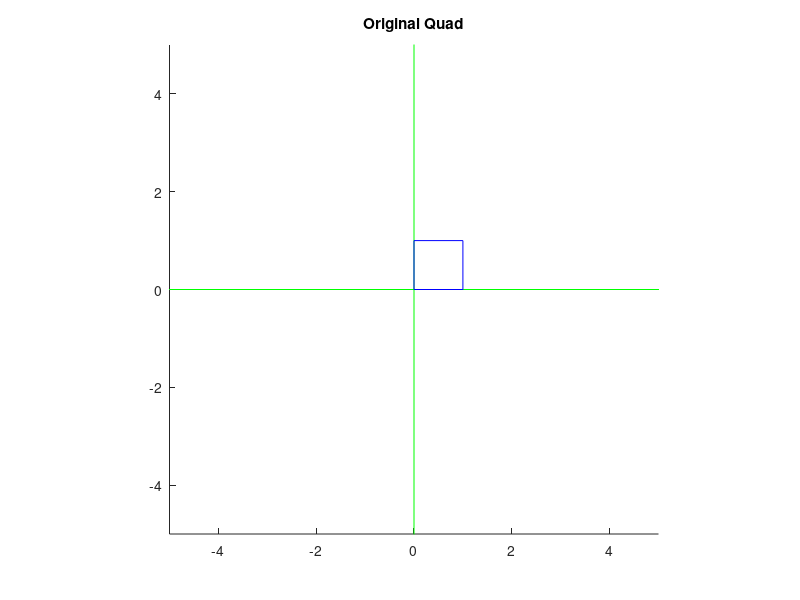
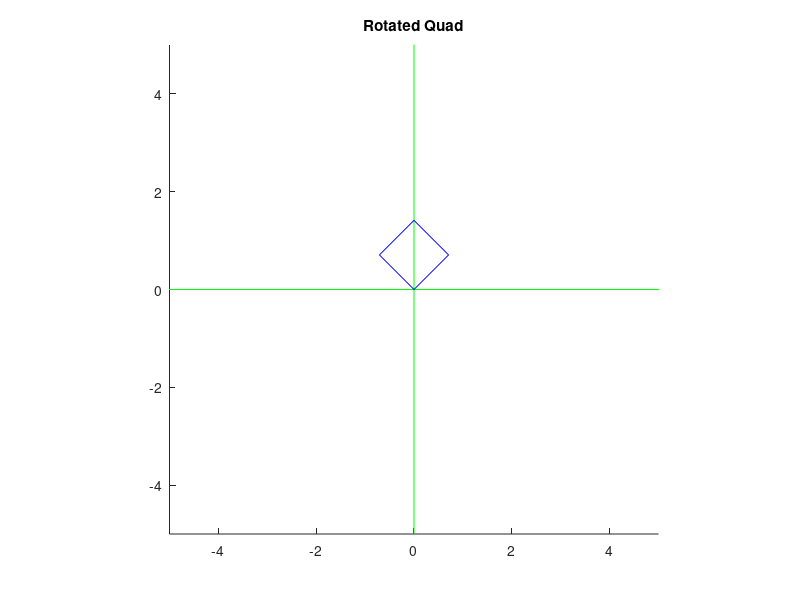
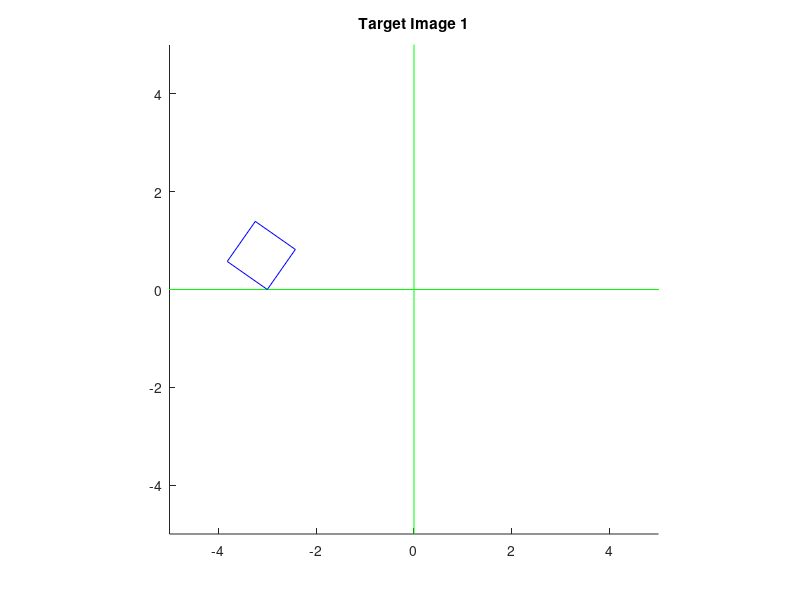
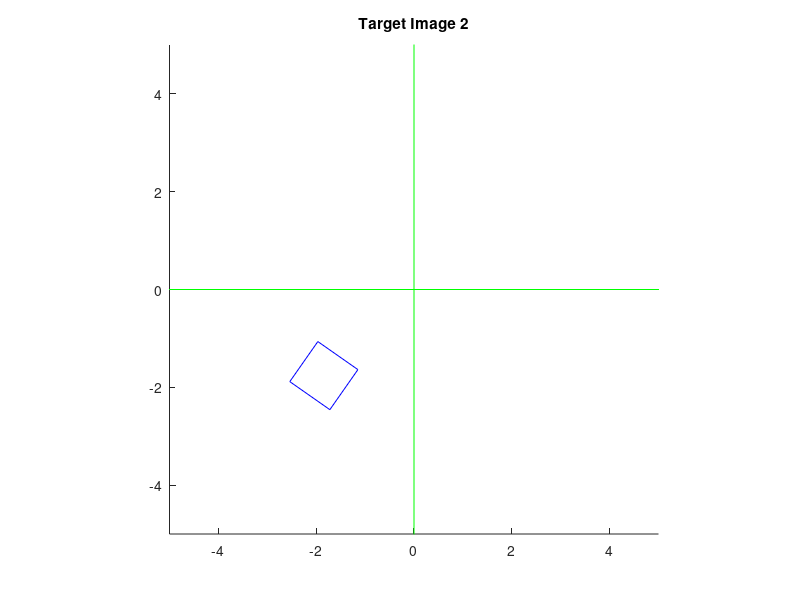

The MATLAB script that drew these images, in order:
%
% Copyright 2019 Vienna University of Technology.
% Institute of Computer Graphics and Algorithms.
%

function[matrix_translate, matrix_rotate, matrix_scale, rotated_vertices, image1_vertices, image2_vertices, image3_vertices, image4_vertices] = Transformations()

%% General Hints:
% If you want to check your implementation you can:
% -) Set a breakpoint to access variables at a certain point in the script.
% You can inspect their contents in the 'Workspace' window to the right.
% -) Leave out the ';' at the end of a statement/line so the result will be
% printed out in the command window.
% -) Do not rename the predefined variables, or else our test-system won't
% work (which is bad for both parties ;) )

close all; % used for closing figures on each re-run

%% I. Transformations and Plotting

% 1) Implement the following matrix functions. They can be found at the
% bottom of the file
matrix_translate = mtranslate(1, 2);
matrix_rotate = mrotate(45);
matrix_scale = mscale(2, 3);

% 2) Finish the display_vertices function
quad = [0, 0, 1; 1, 0, 1; 1, 1, 1; 0, 1, 1; 0, 0, 1]';
display_vertices(quad, 11, 'Original Quad');

% 3) Implement the transform_vertices function
rotated_vertices = transform_vertices(quad, matrix_rotate);
display_vertices(rotated_vertices, 12, 'Rotated Quad');

% 4) Edit the next 4 lines and use the implemented functions to produce
% the Target Images 1-4 (see instructions) and display them.
% Please recall that you are supposed to call the transform_vertices function only once per image.

image1_vertices = transform_vertices(quad,mtranslate(-3,0) * mrotate(55)); % displace it back and rotate
image2_vertices = transform_vertices(quad,mtranslate(-(3*sind(35)/sind(90)),-(3*sind(55)/sind(90))) * mrotate(55)); % use law of sines to solve the triangles for the displacement
image3_vertices = transform_vertices(quad,mtranslate(1.12,1.68) * mrotate(340) * mscale(2,3)); % TODO: edit this
image4_vertices = transform_vertices(quad, mscale(1,3) * mrotate(45) ); % TODO: edit this

display_vertices(image1_vertices, 13, 'Target Image 1');
display_vertices(image2_vertices, 14, 'Target Image 2');
display_vertices(image3_vertices, 15, 'Target Image 3');
display_vertices(image4_vertices, 16, 'Target Image 4');

end

% Returns a 3x3 translation matrix
% tx, ty: translation along x and y
function[matrix] = mtranslate(tx, ty)

% TODO: Implement this function
matrix = [1 0 tx;
          0 1 ty
          0 0 1];

end

% Returns a 3x3 counter-clockwise rotation matrix
% angle: rotation angle in degrees
function[matrix] = mrotate(angle)

% TODO: Implement this function
matrix = [cosd(angle) -sind(angle) 0;
          sind(angle) cosd(angle) 0;
          0 0 1];

end

% Returns a 3x3 scaling matrix
% sx, sy: scaling in x and y direction
function[matrix] = mscale(sx, sy)

% TODO: Implement this function
matrix = [sx 0 0;
          0 sy 0;
          0 0 1];

end

%Displays a list of vertices
%v: list of vertices ([x1, x2, x3, ...; y1, y2, y3, ...; 1, 1, 1, ....;)
%id: figure id
%head: title of the figure
function[] = display_vertices(v, id, head)

%Create new figure
figure(id);
clf;
%Set title
title(head);
%Fix axis and set aspect ratio
axis([-5, 5, -5, 5]);
pbaspect([1, 1, 1]);

%Plot coordinate axis
hold on;
plot([-100, 100], [0, 0], '-g');
plot([0, 0], [-100, 100], '-g');

% TODO: Display the vertices (v) using the plot function

xValues = v(1,:);
yValues = v(2,:);
plot(xValues,yValues,'b')

%Finish drawing
hold off;

end

% Transforms a list of vertices by a matrix
% v: list of vertices ([x1, x2, x3, ...; y1, y2, y3, ...; 1, 1, 1, ....;)
% m: transformation matrix
% Returns a list of transformed vertices of the same size as v
function[result] = transform_vertices(v, m)

% TODO: Implement this function
result = m * v;

end